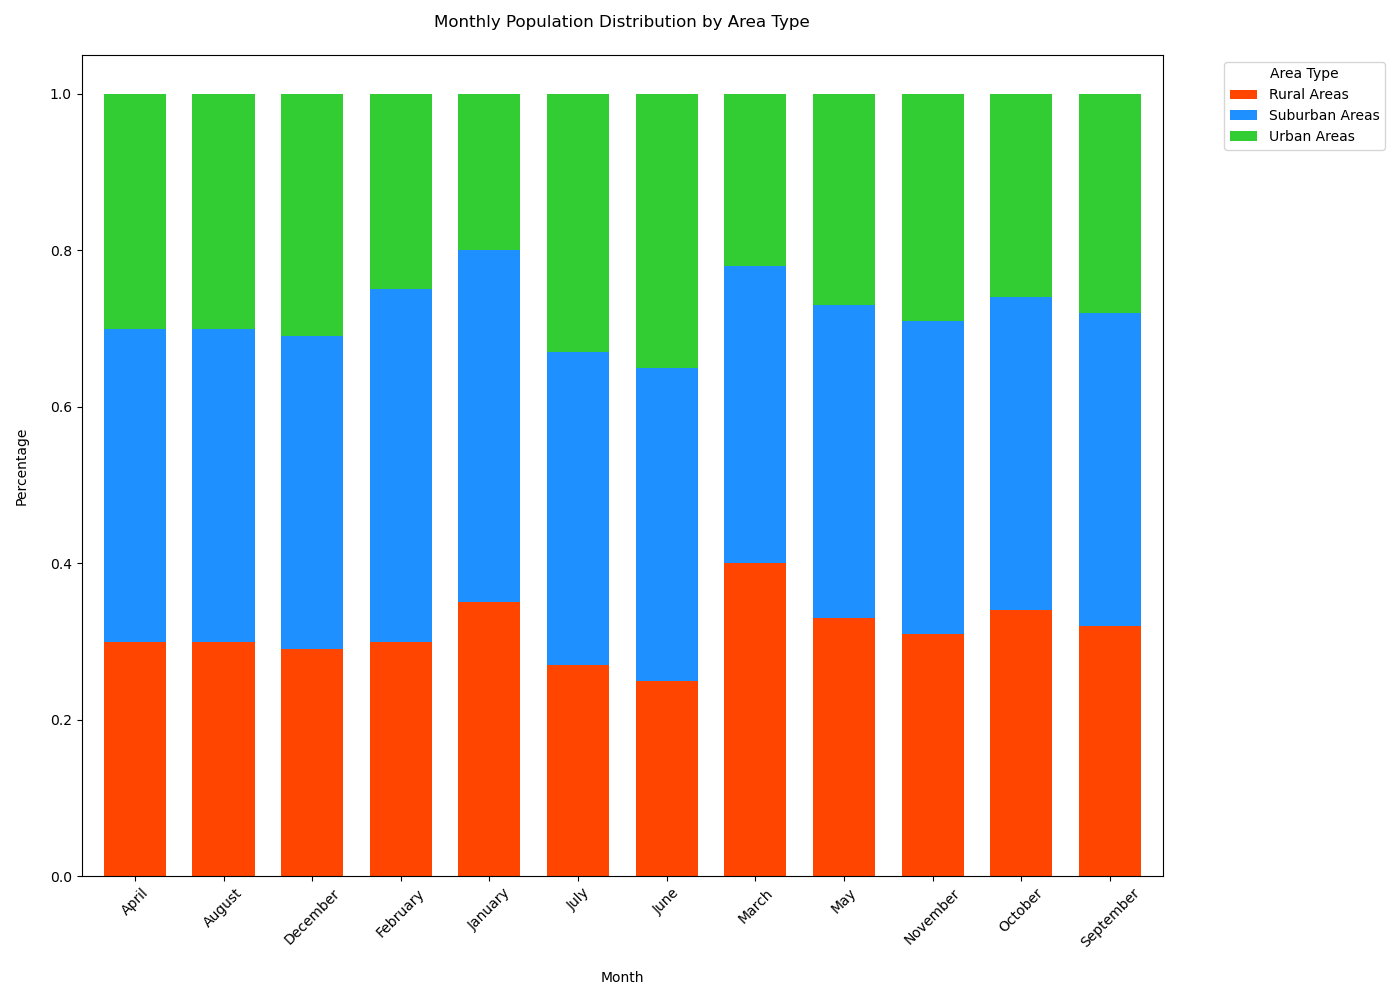

This chart was generated by the following Python code:

import matplotlib.pyplot as plt
import pandas as pd
import seaborn as sns

data = [
    {'Month': 'January', 'Urban Areas': '20%', 'Rural Areas': '35%', 'Suburban Areas': '45%'},
    {'Month': 'February', 'Urban Areas': '25%', 'Rural Areas': '30%', 'Suburban Areas': '45%'},
    {'Month': 'March', 'Urban Areas': '22%', 'Rural Areas': '40%', 'Suburban Areas': '38%'},
    {'Month': 'April', 'Urban Areas': '30%', 'Rural Areas': '30%', 'Suburban Areas': '40%'},
    {'Month': 'May', 'Urban Areas': '27%', 'Rural Areas': '33%', 'Suburban Areas': '40%'},
    {'Month': 'June', 'Urban Areas': '35%', 'Rural Areas': '25%', 'Suburban Areas': '40%'},
    {'Month': 'July', 'Urban Areas': '33%', 'Rural Areas': '27%', 'Suburban Areas': '40%'},
    {'Month': 'August', 'Urban Areas': '30%', 'Rural Areas': '30%', 'Suburban Areas': '40%'},
    {'Month': 'September', 'Urban Areas': '28%', 'Rural Areas': '32%', 'Suburban Areas': '40%'},
    {'Month': 'October', 'Urban Areas': '26%', 'Rural Areas': '34%', 'Suburban Areas': '40%'},
    {'Month': 'November', 'Urban Areas': '29%', 'Rural Areas': '31%', 'Suburban Areas': '40%'},
    {'Month': 'December', 'Urban Areas': '31%', 'Rural Areas': '29%', 'Suburban Areas': '40%'}
]

df = pd.DataFrame(data)
for col in df.columns[1:]:
    df[col] = df[col].str.rstrip('%').astype('float') / 100

df_long = df.melt(id_vars='Month', var_name='Area Type', value_name='Percentage')

pivot_df = df_long.pivot(index='Month', columns='Area Type', values='Percentage')

colors = ['#FF4500', '#1E90FF', '#32CD32']
pivot_df.plot(kind='bar', stacked=True, color=colors, figsize=(14, 10), width=0.7)

plt.title('Monthly Population Distribution by Area Type', pad=20)
plt.xlabel('Month', labelpad=15)
plt.ylabel('Percentage', labelpad=15)
plt.legend(title='Area Type', bbox_to_anchor=(1.05, 1), loc='upper left')
plt.xticks(rotation=45)
plt.tight_layout()

plt.show()
